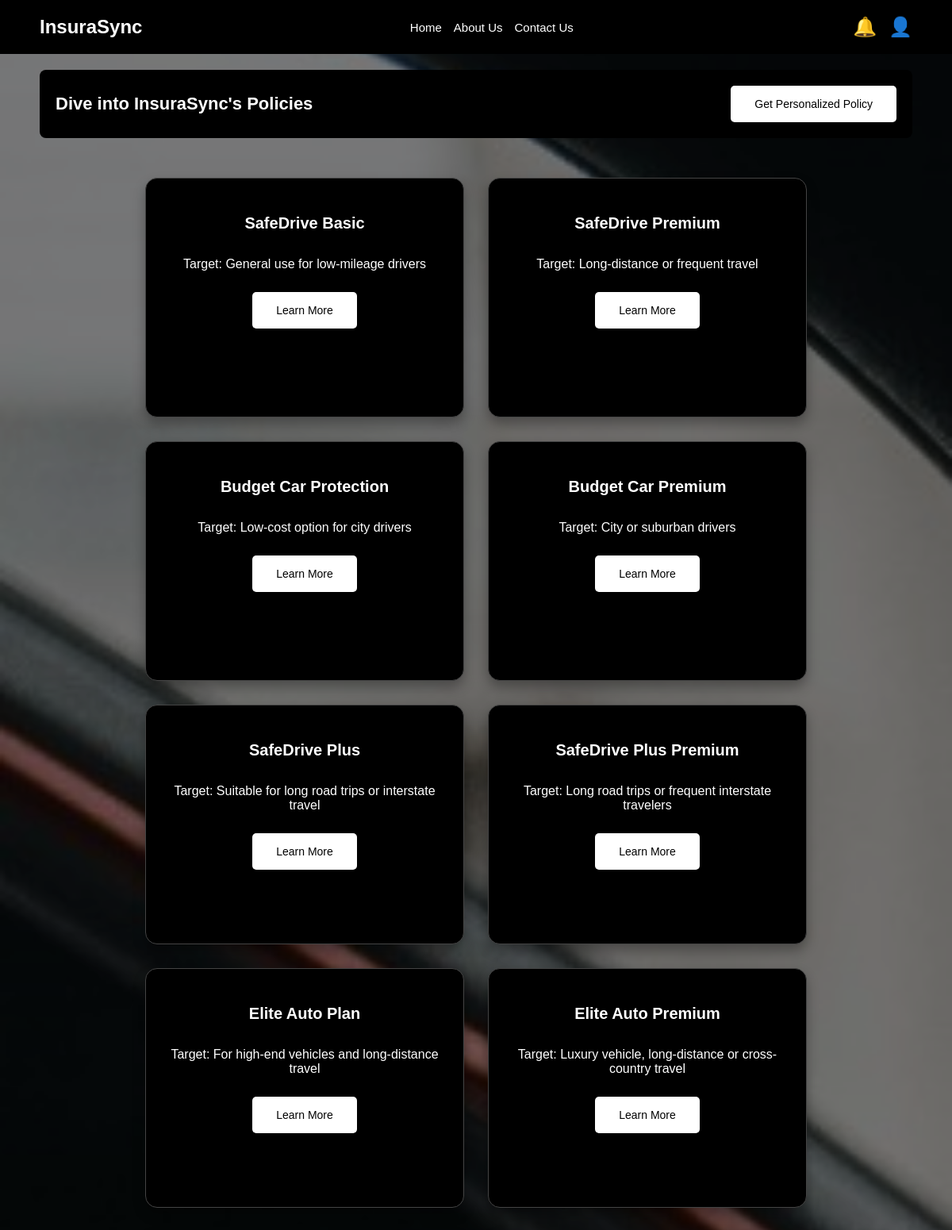
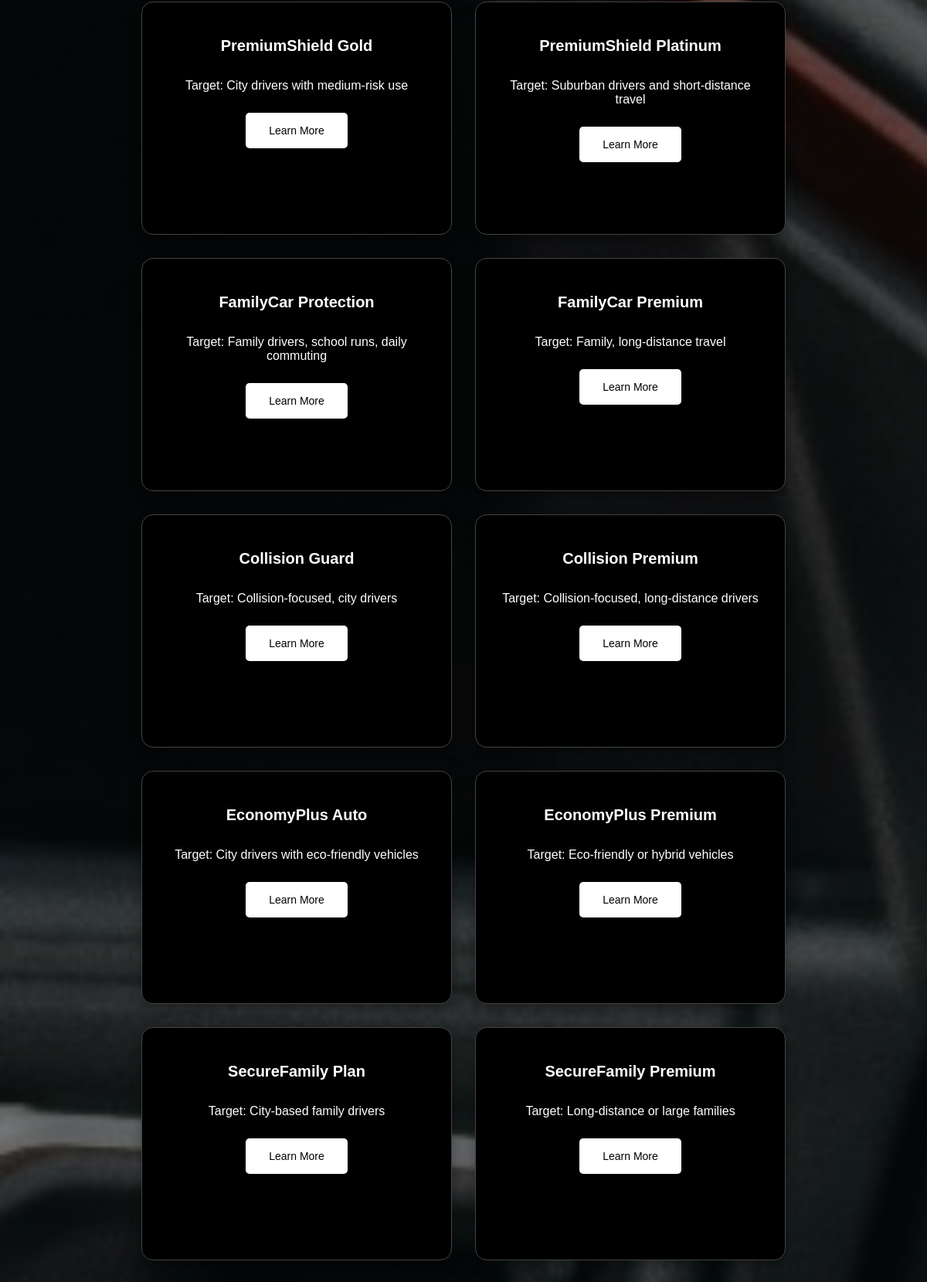
/view_policies.php (signed in, upper part), run on the app's committed database (2 pictures, top to bottom).
### tables this page shows
CREATE TABLE `policies` (
  `policyID` int(11) NOT NULL,
  `policy_name` varchar(50) NOT NULL,
  `coverage_type` varchar(50) NOT NULL,
  `coverage_amount` int(11) NOT NULL,
  `deductible` int(11) NOT NULL,
  `premium` int(11) NOT NULL,
  `policy_term` int(5) NOT NULL,
  `additional_features` varchar(100) NOT NULL,
  `target_scenario` varchar(100) NOT NULL,
  `description` varchar(500) NOT NULL
);

### view_policies.php (the view, shortened to what this page needs)
<?php
$servername = "localhost";
$username = "root";
$password = "";
$dbname = "insurasync";
$conn = new mysqli($servername, $username, $password, $dbname);
?>
<!DOCTYPE html>
<html lang="en">
<head>
</head>
<body>
<header>
    <h1>InsuraSync</h1>
    <nav>
        <a href="user_dashboard.php">Home</a>
        <a href="about.php">About Us</a>
        <a href="contact.php">Contact Us</a>
    </nav>
    <div class="search-profile">
        <span class="icon">🔔</span>
        <span class="icon profile-icon">👤</span>
    </div>
</header>
<div class="header-container">
    <h2>Dive into InsuraSync's Policies</h2>
    <a href="personalized_policy.php" class="personalized-btn">Get Personalized Policy</a>
</div>
<div class="content">
    <div class="card-container">
        <?php
        $query = "SELECT policyID, policy_name, description, target_scenario FROM policies";
        $result = mysqli_query($conn, $query);
        if (mysqli_num_rows($result) > 0) {
            while ($row = mysqli_fetch_assoc($result)) {
                echo "<div class='card'>";
                echo "<h3>" . htmlspecialchars($row['policy_name']) . "</h3>";
                echo "<p class='target-scenario'>Target: " . htmlspecialchars($row['target_scenario']) . "</p>";
                echo "<a href='policy_details.php?policyID=" . urlencode($row['policyID']) . "' class='learn-more-btn' style='
                padding: 15px 30px;
                background-color: #FFF;
                color: black;
                font-size: 14px;
                text-align: center;
                border: none;
                border-radius: 5px;
                cursor: pointer;
                text-decoration: none;
                display: inline-block;
                margin-top: 10px;
                transition: background-color 0.3s, color 0.3s;'
                onmouseover='this.style.backgroundColor=\"#000\"; this.style.color=\"#FFF\"'
                onmouseout='this.style.backgroundColor=\"#FFF\"; this.style.color=\"#000\"'>Learn More</a>";
echo "</div>";
            }
        } else {
            echo "<p>No policies found.</p>";
        }
        ?>
    </div>
</div>
</body>
</html>

### view_policies.php (style rules this page uses)
body { font-family: Arial, sans-serif; background-color: #f4f4f4; padding: 0; margin: 0; display: flex; flex-direction: column; min-height: 100vh; }
body::before { content: ''; position: fixed; top: 0; left: 0; width: 100%; height: 100%; background-image: url('bg.jpg'); background-size: cover; background-repeat: no-repeat; background-attachment: fixed; filter: brightness(50%); z-index: -1; }
header { background-color: #000; color: white; padding: 20px 50px; display: flex; justify-content: space-between; align-items: center; }
header h1 { margin: 0; font-size: 24px; }
nav { display: flex; gap: 15px; }
nav a { color: white; text-decoration: none; font-size: 15px; }
.search-profile { display: flex; align-items: center; position: relative; }
.icon { font-size: 24px; margin-left: 15px; cursor: pointer; }
.content { flex: 1; padding-bottom: 80px; }
.header-container { display: flex; justify-content: space-between; align-items: center; padding: 20px; background-color: #000; margin: 20px 50px; border-radius: 8px; }
.header-container h2 { margin: 0; text-align: left; font-size: 22px; color: #fff; flex: 1; }
.personalized-btn { padding: 15px 30px; background-color: #FFF; color: black; font-size: 14px; text-align: center; border: none; border-radius: 5px; cursor: pointer; text-decoration: none; margin-left: 20px; }
.card-container { display: flex; flex-wrap: wrap; gap: 30px; justify-content: center; padding-top: 30px; }
.card { background-color: black; color: #fff; border: 1px solid #444; border-radius: 15px; padding: 25px; box-shadow: 0 8px 15px rgba(0, 0, 0, 0.3); display: flex; flex-direction: column; align-items: center; text-align: center; height: 250px; width: 350px; }
.card h3 { font-size: 20px; margin-bottom: 15px; color: #fff; }
.card a { text-decoration: none; color: #fff; }

### data on the page
policies: policy_name "SafeDrive Basic", target_scenario "General use for low-mileage drivers"
policies: policy_name "SafeDrive Premium", target_scenario "Long-distance or frequent travel"
policies: policy_name "Budget Car Protection", target_scenario "Low-cost option for city drivers"
policies: policy_name "Budget Car Premium", target_scenario "City or suburban drivers"
policies: policy_name "SafeDrive Plus", target_scenario "Suitable for long road trips or interstate travel"
policies: policy_name "SafeDrive Plus Premium", target_scenario "Long road trips or frequent interstate travelers"
policies: policy_name "Elite Auto Plan", target_scenario "For high-end vehicles and long-distance travel"
policies: policy_name "Elite Auto Premium", target_scenario "Luxury vehicle, long-distance or cross-country travel"
policies: policy_name "PremiumShield Gold", target_scenario "City drivers with medium-risk use"
policies: policy_name "PremiumShield Platinum", target_scenario "Suburban drivers and short-distance travel"
policies: policy_name "FamilyCar Protection", target_scenario "Family drivers, school runs, daily commuting"
policies: policy_name "FamilyCar Premium", target_scenario "Family, long-distance travel"
policies: policy_name "Collision Guard", target_scenario "Collision-focused, city drivers"
policies: policy_name "Collision Premium", target_scenario "Collision-focused, long-distance drivers"
policies: policy_name "EconomyPlus Auto", target_scenario "City drivers with eco-friendly vehicles"
policies: policy_name "EconomyPlus Premium", target_scenario "Eco-friendly or hybrid vehicles"
policies: policy_name "SecureFamily Plan", target_scenario "City-based family drivers"
policies: policy_name "SecureFamily Premium", target_scenario "Long-distance or large families"
